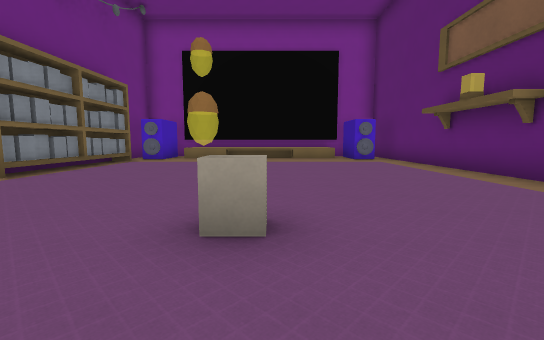
view 1 (above)

12 first-person views from a walk through a level from a Godot 3-D game. The camera is 1.3 m above the floor, tilts 6° down and sees 90° across. The floor is counted in squares, 2 m on a side. Each view is taken from the middle of a square. On the plan, view 1 faces up. The plan holds only what a view shows up to about 9 squares ahead; the rest is blank. Surface patterns are stand-ins for the level's own textures.

view 2
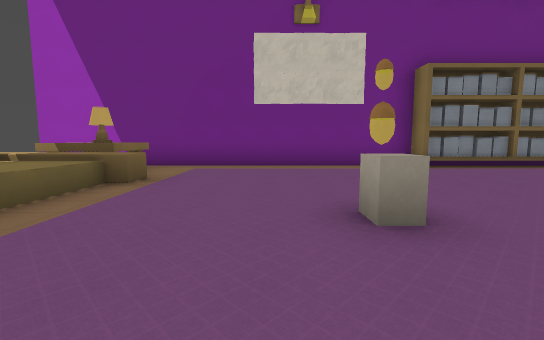

view 3
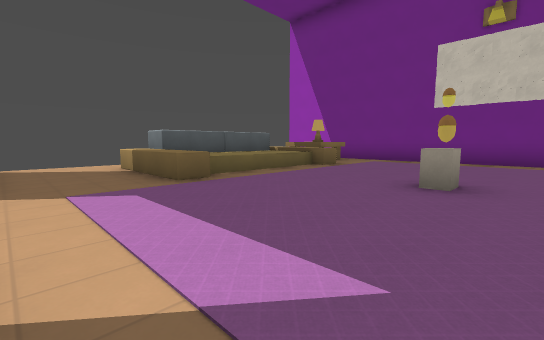

view 4
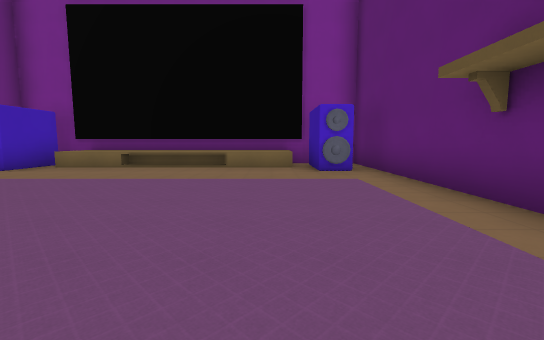

view 5
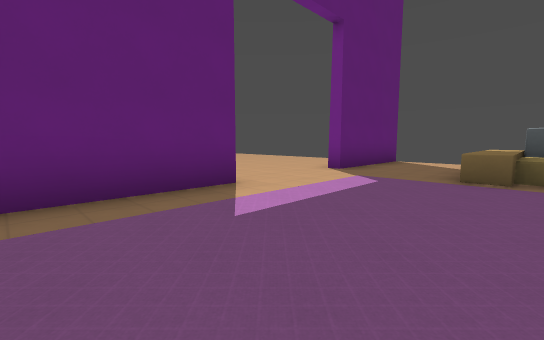

view 6
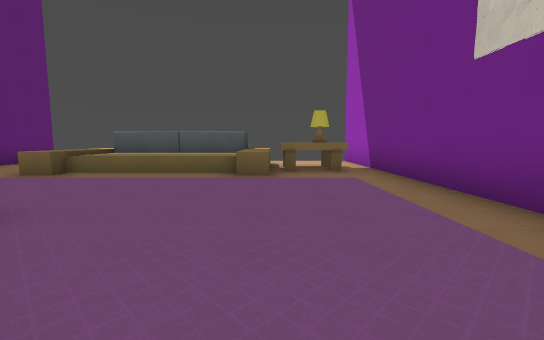

view 7
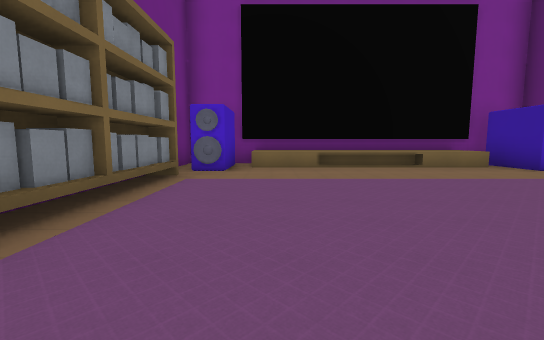

view 8
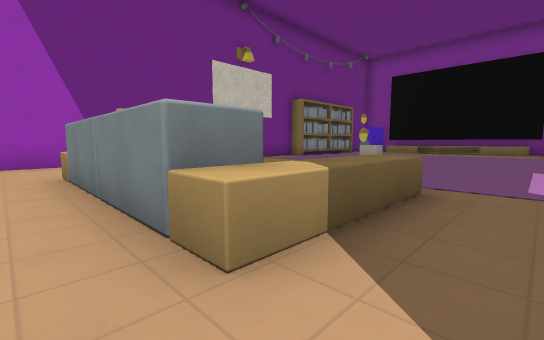

view 9
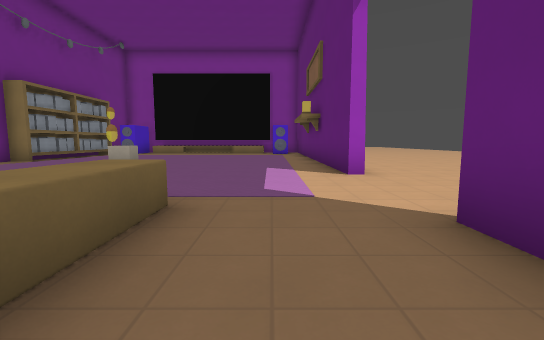

view 10
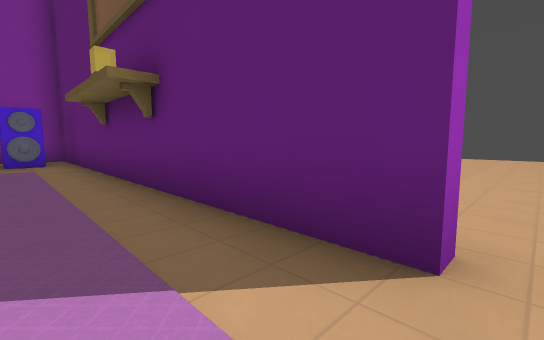

view 11
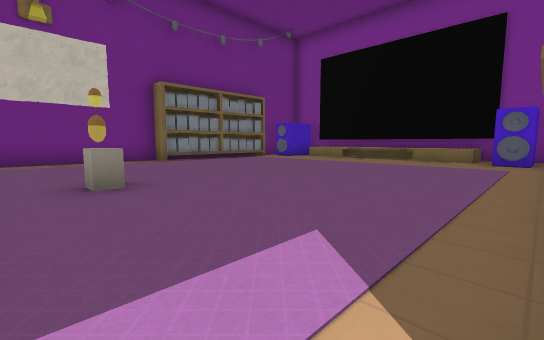

view 12
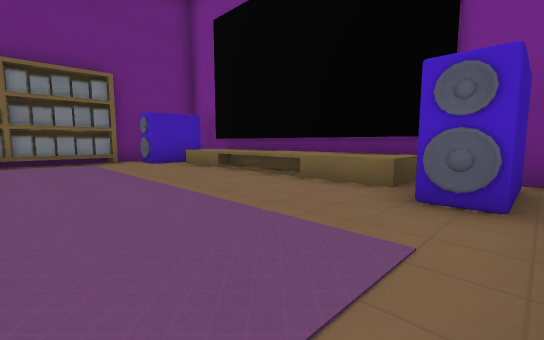

### Floor plan
Key: @ floor where view 1 was taken; # wall or solid block; . floor; ^ raised ledge; B block; L lamp; O other object.
Columns run from 6 left of view 1 to 14 right of it. Each row starts with its distance up from view 1.
 13          ###
 12  ##^####^..#
 11  ##^^^^^^#.#
 10  ##........#
  9  #.........#
  8  #.........#
  7  #.........#
  6 ##.........#
  5 ##.........#....
  4 #..........#....
  3 #..........#...
  2 #.....B....#.........
  1 #....................
  0 #.....@......
 -1 #.............
 -2 #.OO^^^^^..#..
 -3 #.LO^^^^^..#.
 -4 #..^####^..#
 -5 #..........#

Positions as (right, up) in squares from view 1, and headings:
1: (0, 0), facing up
2: (2, 1), facing left
3: (4, 3), facing down-left
4: (2, 4), facing up
5: (1, 4), facing down-right
6: (-3, 4), facing down
7: (-3, 4), facing up
8: (3, -5), facing up-left
9: (3, -4), facing up
10: (3, 1), facing up-right
11: (4, 1), facing up-left
12: (4, 7), facing up-left
